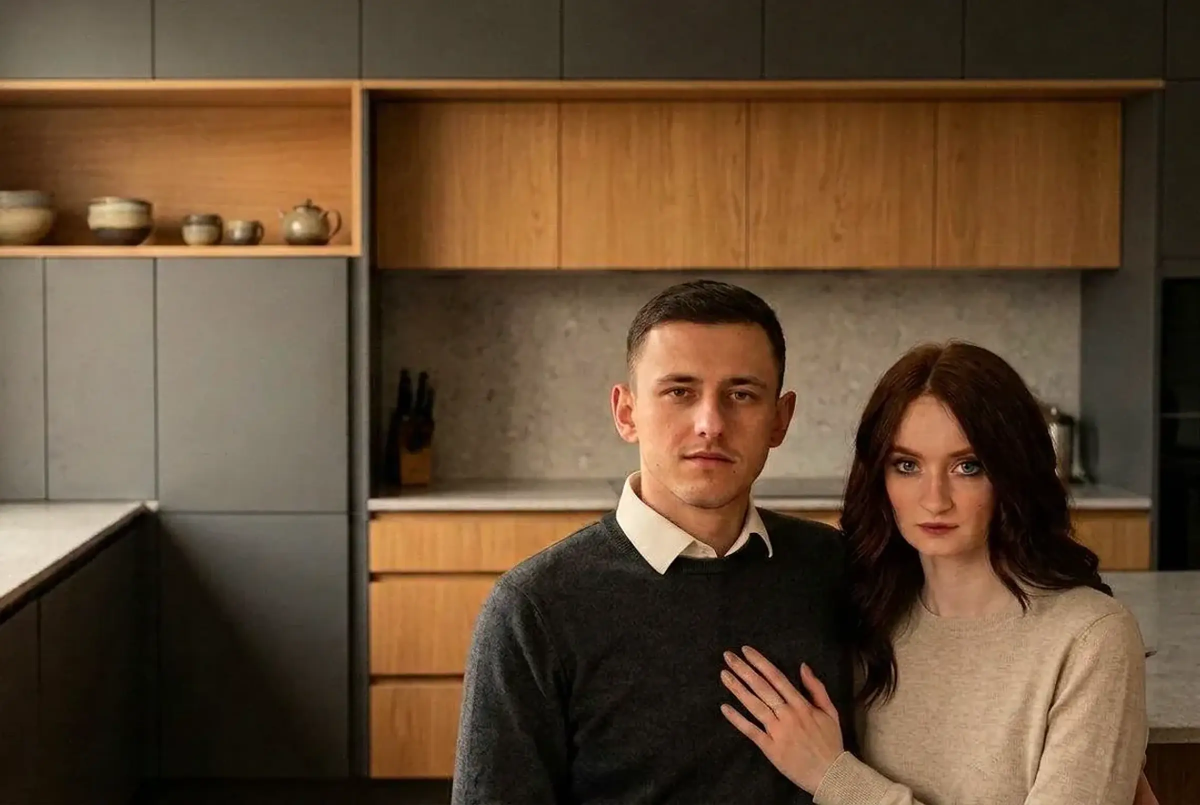
#> input picture tools/src/team/hero-rob-kate-wide@2x.webp, 2400 x 1610 px (shown at 1/2 size)
$ python check.py
#> lines starting #> are read from the running program, lines starting #| are printed output that depends on the picture
### tools/make_pack.py
#!/usr/bin/env python3
# -*- coding: utf-8 -*-
"""
ГЕНЕРАТОР ПАКЕТА ОФОРМЛЕНИЯ СООБЩЕСТВА ВК
=========================================
Собирает все картинки для оформления сообщества «РЕцепт» (Тверь):
обложку, живую обложку, аватар, плитки меню, карточки услуг, сторис,
шаблоны постов, обложку видео и обложки альбомов.

Запуск:
    python3 tools/make_pack.py
    python3 tools/check.py     # проверить, что текст нигде не обрежется

Всё пересобирается из одного места: поправили текст в блоке ТЕКСТЫ,
положили другое фото в tools/src — и запустили заново.

Зависимости: Pillow (pip install Pillow)
"""

import os
import shutil
from PIL import Image, ImageChops, ImageDraw, ImageEnhance, ImageFilter, ImageFont

# ==================================================================
# ПУТИ
# ==================================================================

ROOT = os.path.dirname(os.path.dirname(os.path.abspath(__file__)))
SRC = os.path.join(ROOT, 'tools', 'src')
FONTS = os.path.join(ROOT, 'tools', 'fonts')
OUT = os.path.join(ROOT, 'vk')

# ==================================================================
# ПАЛИТРА
# Основа — глубокая синь почти в чёрное, тёплый свет и один металл.
# Роскошь здесь держится не на золоте, а на глубине теней: чем темнее
# поле, тем дороже выглядит лежащая на нём тонкая светлая линия.
# ==================================================================

INK = (26, 23, 20)           # тёплый графит — глубже и дороже серо-синего
SOOT = (18, 16, 14)
ABYSS = (12, 10, 9)
CREAM = (247, 243, 236)
BONE = (237, 231, 221)
SAND = (222, 214, 201)
LINE = (207, 198, 182)
STONE = (138, 129, 119)
CLAY = (181, 169, 149)

# Металл: шампанское и светлая бронза. Не жёлтое золото и не холодное
# серебро, а нечто между — так металл выглядит на дорогой фурнитуре.
METAL_DEEP = (146, 132, 110)
METAL_LINE = (217, 206, 184)     # светлая кромка рамок
METAL_SOFT = (168, 156, 136)
METAL_LIGHT = (240, 233, 219)    # почти белое шампанское
METAL_ON_DARK = (198, 186, 164)

# акцент бренда — приглушённая терракота. Один, но везде: ромб в
# разделителе, цифры, штрих перед надзаголовком, метка знака.
ACCENT = (176, 96, 60)
ACCENT_LIGHT = (214, 141, 100)

CREAM_DIM = (205, 199, 190)
CREAM_SOFT = (166, 160, 152)

# ==================================================================
# ШРИФТЫ
# Кириллица и знаки пунктуации лежат в разных поднаборах (так
# устроены веб-шрифты), поэтому каждую литеру рисуем своим файлом.
# ==================================================================

FONT_FILES = {
    # плотный классический: Didone с настоящим весом, а не тонкая антиква
    'display-light': ('playfair-600-cyr.ttf', 'playfair-600-lat.ttf'),
    'display': ('playfair-700-cyr.ttf', 'playfair-700-lat.ttf'),
    'display-italic': ('playfair-600-italic-cyr.ttf', 'playfair-600-italic-lat.ttf'),
    'classic-500': ('playfair-500-cyr.ttf', 'playfair-500-lat.ttf'),
    'prata': ('prata-400-cyr.ttf', 'prata-400-lat.ttf'),
    # тонкий рукописный — контраст к плотной классике
    'script': ('caveat-400-cyr.ttf', 'caveat-400-lat.ttf'),
    'script-fine': ('pattaya-400-cyr.ttf', 'pattaya-400-lat.ttf'),
    # текстовой набор остаётся прежним
    'sans': ('golos-400-cyr.ttf', 'golos-400-lat.ttf'),
    'sans-medium': ('golos-500-cyr.ttf', 'golos-500-lat.ttf'),
    'sans-bold': ('golos-600-cyr.ttf', 'golos-600-lat.ttf'),
}

_font_cache = {}


# [70 lines left out: functions _pair, _pick, text_width, draw_text, wrap, draw_paragraph, not called in this run]


# ==================================================================
# ФОТО И ЦВЕТОКОРРЕКЦИЯ
# ==================================================================

def photo(name, size, bright=1.0, focus=(0.5, 0.5)):
    """Открывает фото из tools/src, кадрирует под размер без искажений."""
    path = os.path.join(SRC, name)
    img = Image.open(path).convert('RGB')

    target_w, target_h = size
    ratio = target_w / target_h
    src_ratio = img.width / img.height

    if src_ratio > ratio:
        new_h = img.height
        new_w = int(new_h * ratio)
    else:
        new_w = img.width
        new_h = int(new_w / ratio)
        if new_h > img.height:
            new_h = img.height
            new_w = int(new_h * ratio)

    left = max(0, min(img.width - new_w, int((img.width - new_w) * focus[0])))
    top = max(0, min(img.height - new_h, int((img.height - new_h) * focus[1])))
    img = img.crop((left, top, left + new_w, top + new_h))
    img = img.resize(size, Image.LANCZOS)

    if bright != 1.0:
        img = ImageEnhance.Brightness(img).enhance(bright)
    return img


def grade(img, contrast=1.14, color=1.08, shadow=(186, 200, 232), highlight=(22, 14, 5)):
    """
    Плёночная цветокоррекция. Контраст и насыщенность — чтобы картинка
    перестала быть плоской, сплит-тонирование — чтобы тени ушли в холодную
    синь, а света остались тёплыми. Именно этот приём отличает дорогую
    картинку от «просто затемнённого фото».
    """
    img = ImageEnhance.Contrast(img).enhance(contrast)
    img = ImageEnhance.Color(img).enhance(color)
    img = ImageChops.multiply(img, Image.new('RGB', img.size, shadow))
    img = ImageChops.screen(img, Image.new('RGB', img.size, highlight))
    return img


def warm_glow(img, cx=0.72, cy=0.16, radius=1.0, color=(255, 206, 140), strength=0.42,
              falloff=1.0):
    """Тёплое световое пятно. Плоская заливка — самый дешёвый фон, какой
    бывает: в природе и в печати ровного света не существует."""
    w, h = img.size
    big = Image.radial_gradient('L').resize((w * 2, h * 2), Image.LANCZOS)
    big = Image.eval(big, lambda v: 255 - v)
    left = int(w - cx * w)
    top = int(h - cy * h)
    mask = big.crop((left, top, left + w, top + h))
    if falloff != 1.0:
        # сжимаем градиент: свет остаётся пятном, а не заливает весь холст
        mask = mask.point(lambda v: int(255 * (v / 255) ** falloff))
    mask = Image.eval(mask, lambda v: int(v * strength * radius))
    glow = Image.new('RGB', (w, h), color)
    return Image.composite(ImageChops.screen(img, glow), img, mask)


def vignette(img, strength=0.5):
    """Затемнение по краям: взгляд уходит в центр, как на снимке
    с хорошим объективом."""
    w, h = img.size
    mask = Image.new('L', (w, h), 0)
    d = ImageDraw.Draw(mask)
    steps = 120
    for i in range(steps):
        t = i / steps
        inset_x = int(w * 0.5 * (1 - t))
        inset_y = int(h * 0.5 * (1 - t))
        value = int(255 * (1 - strength * (1 - t) ** 1.6))
        # заливаем: каждый следующий прямоугольник меньше и светлее,
        # поэтому центр остаётся чистым, а края уходят в тень
        d.rectangle([inset_x, inset_y, w - inset_x, h - inset_y], fill=value)
    mask = mask.filter(ImageFilter.GaussianBlur(int(min(w, h) * 0.045)))
    return Image.composite(img, Image.new('RGB', (w, h), ABYSS), mask)


# [12 lines left out: function fade_mask, not called in this run]


def vertical_fade(size, start=0.42, end=1.0, power=1.5):
    """То же по вертикали: низ уходит в глубокую синь под подписи."""
    w, h = size
    y0, y1 = int(h * start), int(h * end)
    data = [int(255 * min(1, max(0, (y - y0) / max(1, y1 - y0))) ** power) for y in range(h)]
    m = Image.new('L', (1, h))
    m.putdata(data)
    return m.resize((w, h))


# [17 lines left out: functions grain, ink_field, not called in this run]


# ==================================================================
# УКРАШЕНИЯ
# Металл работает только тонкими линиями. Заливок, градиентов
# и «золотых» кнопок здесь нет — от них дизайн дешевеет первым делом.
# ==================================================================

def _mute(color, k):
    """Растворяет цвет в темноте: золото в полную силу по краю холста
    читается как дешёвая рамка, приглушённое — как тиснение."""
    base = (8, 14, 24)
    return tuple(int(base[i] + (color[i] - base[i]) * k) for i in range(3))


# [24 lines left out: functions inner_frame, corner_marks, not called in this run]


def gradient_fill(size, box, top, bottom):
    """Вертикальный градиент внутри прямоугольника. Ровная заливка —
    главный источник «двухмерности»; градиент даёт ощущение света."""
    x0, y0, x1, y1 = box
    ph = y1 - y0 + 1
    strip = Image.new('RGB', (1, ph))
    strip.putdata([
        tuple(int(top[i] + (bottom[i] - top[i]) * y / max(1, ph - 1)) for i in range(3))
        for y in range(ph)
    ])
    return strip.resize((x1 - x0 + 1, ph), Image.LANCZOS)


def card(img, box, top=(38, 34, 29), bottom=(19, 17, 15), shadow=True,
         light=None, inner=True):
    """Панель с объёмом: мягкая тень, вертикальный градиент, фаска по
    кромке и внутренняя волосяная рамка. Плоский прямоугольник с
    однотонной заливкой — это ровно то, что читается как дёшево."""
    light = light or METAL_LINE
    x0, y0, x1, y1 = box
    if shadow:
        sh = Image.new('L', img.size, 0)
        ImageDraw.Draw(sh).rectangle([x0 - 6, y0 + 2, x1 + 6, y1 + 20], fill=150)
        sh = sh.filter(ImageFilter.GaussianBlur(30))
        img = Image.composite(Image.new('RGB', img.size, (0, 0, 0)), img, sh)
    img.paste(gradient_fill(img.size, box, top, bottom), (x0, y0))
    d = ImageDraw.Draw(img)
    # фаска: свет сверху и слева, тень снизу и справа
    d.line([(x0, y1), (x0, y0), (x1, y0)], fill=_mute(light, 0.80), width=2)
    d.line([(x1, y0), (x1, y1), (x0, y1)], fill=(0, 0, 0), width=2)
    if inner:
        d.rectangle([x0 + 9, y0 + 9, x1 - 9, y1 - 9],
                    outline=_mute(light, 0.26), width=1)
    return img


# [25 lines left out: functions cell_frame, ornament_rule, double_rule, not called in this run]


def rule(draw, x0, x1, y, fill, thickness=1):
    draw.rectangle([x0, y, x1, y + thickness], fill=fill)


# [28 lines left out: functions draw_mark, watermark, not called in this run]


# ==================================================================
# СЛУЖЕБНОЕ
# ==================================================================

def ensure(path):
    os.makedirs(path, exist_ok=True)
    return path


# [8 lines left out: function save, not called in this run]


BRAND = 'РЕцепт'
CITY = 'Тверь'
PHONE = '+7 (910) 537-89-91'


# ==================================================================
# 01 · ГЛАВНАЯ ОБЛОЖКА 1920×768
# Композиция: слева чистое глубокое поле под текст, справа photograph
# вплавляется в него светом. Безопасная зона 1120×430 соблюдена: весь
# смысл лежит в центральных 920 px по горизонтали.
# ==================================================================

def ink_curtain(w, h, top=0.44, mid=0.74, bottom=0.94):
    """Плотная завеса поверх фотографии — в точности как на первом экране
    сайта: снизу почти непрозрачно (там лежит заголовок), сверху ровно
    столько, чтобы не потерялась шапка ВК."""
    data = []
    for y in range(h):
        t = y / max(1, h - 1)
        if t < 0.5:
            a = top + (mid - top) * (t / 0.5)
        else:
            a = mid + (bottom - mid) * ((t - 0.5) / 0.5)
        data.append(int(255 * a))
    m = Image.new('L', (1, h))
    m.putdata(data)
    return m.resize((w, h))


COVER_FACTS = [
    ('Кухни', 'под ключ'),
    ('Гарантия', '24 месяца'),
    ('Всегда', 'на связи'),
    ('Любые', 'материалы'),
    ('Любые', 'размеры'),
]


def make_cover():
    print('01 · Главная обложка')
    w, h = 1920, 768
    x_text = 405

    # фотография остаётся видимой: завеса заметно слабее прежней
    snap = photo('team/hero-rob-kate-wide@2x.webp', (w, h), focus=(0.5, 0.42))
    snap = grade(snap, contrast=1.15, color=1.06)
    snap = warm_glow(snap, cx=0.74, cy=0.2, color=(255, 224, 178), strength=0.30, falloff=2.3)
    snap = vignette(snap, strength=0.36)
    base = Image.composite(Image.new('RGB', (w, h), INK), snap,
                           ink_curtain(w, h, top=0.30, mid=0.60, bottom=0.86))
    topm = ImageChops.invert(vertical_fade((w, h), start=0.0, end=200 / h, power=1.0))
    base = Image.composite(Image.new('RGB', (w, h), INK), base,
                           topm.point(lambda v: int(v * 0.85)))

    # панель с текстом — с тенью, градиентом и фаской
    base = card(base, (372, 148, 1036, 452), top=(34, 29, 25), bottom=(14, 12, 11))
    d = ImageDraw.Draw(base)

    rule(d, x_text, x_text + 58, 190, ACCENT, 2)
    draw_text(d, (x_text + 78, 197), 'МЕБЕЛЬНОЕ АТЕЛЬЕ · ТВЕРЬ', 'sans-medium', 24,
              METAL_ON_DARK, tracking=7)
    draw_text(d, (x_text, 298), BRAND, 'display', 110, CREAM, tracking=1)
    draw_text(d, (x_text, 380), 'кухни на заказ', 'script', 58, METAL_LIGHT, tracking=1)
    draw_text(d, (x_text, 432), PHONE, 'sans-medium', 26, ACCENT_LIGHT, tracking=1.5)

    # пять фактов — пять отдельных панелей, у каждой своя тень и фаска
    gap = 14
    cw = (1515 - 405 - gap * 4) // 5
    top_c, bot_c = 468, 566
    for i, (a, b) in enumerate(COVER_FACTS):
        x0 = 405 + i * (cw + gap)
        base = card(base, (x0, top_c, x0 + cw, bot_c),
                    top=(32, 27, 23), bottom=(13, 11, 10), light=METAL_SOFT,
                    inner=False)
        dd = ImageDraw.Draw(base)
        cxm = x0 + cw / 2
        draw_text(dd, (cxm, top_c + 42), a, 'sans-medium', 21, METAL_LIGHT,
                  tracking=1.4, anchor='ma')
        draw_text(dd, (cxm, top_c + 74), b, 'sans', 21, CREAM, tracking=0.6, anchor='ma')

    base = grain(base, sigma=6, opacity=0.04)

    save(base, os.path.join(OUT, '01-oblozhka', 'oblozhka-1920x768.jpg'))

    # контрольный макет: красным — то, что ВК обрежет
    check = base.copy()
    dd = ImageDraw.Draw(check, 'RGBA')
    dd.rectangle([0, 0, w, 130], fill=(255, 80, 80, 55))
    dd.rectangle([0, 568, w, h], fill=(255, 80, 80, 55))
    dd.rectangle([0, 0, 460, h], fill=(255, 80, 80, 38))
    dd.rectangle([1460, 0, w, h], fill=(255, 80, 80, 38))
    dd.rectangle([460, 130, 1460, 568], outline=(211, 189, 149, 170), width=2)
    save(check, os.path.join(OUT, '01-oblozhka', '_proverka-bezopasnoi-zony.jpg'))

# ==================================================================
# 02 · ЖИВАЯ ОБЛОЖКА 1080×1920 (до 5 слайдов)
# ==================================================================

SLIDES = [
    ('kitchens/kitchen-02@2x.webp', ['Кухни, в которых', 'удобно готовить'],
     'Роберт и Екатерина ведут проект лично — от первого замера до сборки', (0.5, 0.42)),
    ('kitchens/kitchen-03@2x.webp', ['Проект —', 'бесплатно'],
     'Планировка, визуализация и схемы электрики. Бесплатно и без обязательств', (0.5, 0.5)),
    ('kitchens/kitchen-07@2x.webp', ['Свою кухню вы', 'увидите до оплаты'],
     'Правим проект столько, сколько нужно, чтобы вам действительно нравилось', (0.5, 0.44)),
    ('kitchens/kitchen-09@2x.webp', ['Гарантия', '24 месяца'],
     'И телефон, который продолжает работать после сборки', (0.5, 0.5)),
    ('team/hero-rob-kate-portrait@2x.webp', ['Приедем', 'на замер'],
     'Тверь и область. Замер бесплатный, дальше решаете вы', (0.5, 0.4)),
]


# [98 lines left out: functions make_live_cover, make_avatar, not called in this run]


# ==================================================================
# 04 · ПЛИТКИ МЕНЮ 752×512 (минимум ВК — 376×256)
# ==================================================================

MENU = [
    ('kitchens/kitchen-07@2x.webp', 'Кухни'),
    ('rooms/wardrobe@2x.webp', 'Гардеробные'),
    ('rooms/closet@2x.webp', 'Шкафы'),
    ('rooms/bathroom@2x.webp', 'Мебель в ванную'),
    ('rooms/hall@2x.webp', 'Прихожие'),
    ('kitchens/kitchen-04@2x.webp', 'Наши работы'),
    ('team/robert-measure@2x.webp', 'Отзывы'),
]


# [36 lines left out: functions make_menu, slug, not called in this run]


# ==================================================================
# 05 · КАРТОЧКИ УСЛУГ 1000×1000
# Светлая карточка: двойная рамка, фотография как вклеенная пластина,
# водяной знак в подложке.
# ==================================================================

SERVICES = [
    ('kitchens/kitchen-05@2x.webp', 'Кухни на заказ',
     'От компактной кухни в хрущёвке до кухни-гостиной с островом',
     'Проект — бесплатно'),
    ('rooms/wardrobe@2x.webp', 'Гардеробные',
     'Система хранения по вашим вещам: штанги, полки, обувь, чемоданы',
     'Любые размеры'),
    ('rooms/closet@2x.webp', 'Шкафы',
     'Распашные и купе, в нишу или отдельно, строго до потолка',
     'Без пыльной щели'),
    ('rooms/bathroom@2x.webp', 'Мебель для ванной',
     'Тумбы, пеналы и зеркальные шкафы во влагостойком исполнении',
     'Подрез под трубы'),
    ('rooms/hall@2x.webp', 'Прихожие и детские',
     'Корпусная мебель для остальных комнат в одной стилистике с кухней',
     'В тон кухне'),
    ('team/katya-plan@2x.webp', 'Проект и схемы электрики',
     'Планировка, визуализация и схема выводов для вашего электрика',
     'Бесплатно'),
]


# [303 lines left out: functions make_services, make_stories, make_posts, add_margins, make_video_cover, not called in this run]


# ==================================================================
# 09 · ОБЛОЖКИ АЛЬБОМОВ 1200×800
# ==================================================================

ALBUMS = [
    ('kitchens/kitchen-06@2x.webp', 'Кухни', '19 проектов'),
    ('rooms/wardrobe@2x.webp', 'Гардеробные и шкафы', 'системы хранения'),
    ('textures/brass.jpg', 'Детали и материалы', 'макро'),
]


# [24 lines left out: function make_albums, not called in this run]


# ==================================================================

def main():
    # старые файлы удаляем: имена слагов менялись, дубли не нужны
    shutil.rmtree(OUT, ignore_errors=True)

    print(f'Собираю пакет оформления для «{BRAND}» ({CITY})\n')
    for fn in (make_cover, make_live_cover, make_avatar, make_menu, make_services,
               make_stories, make_posts, make_video_cover, make_albums):
        fn()
        print()
#> this loop made 1 pass
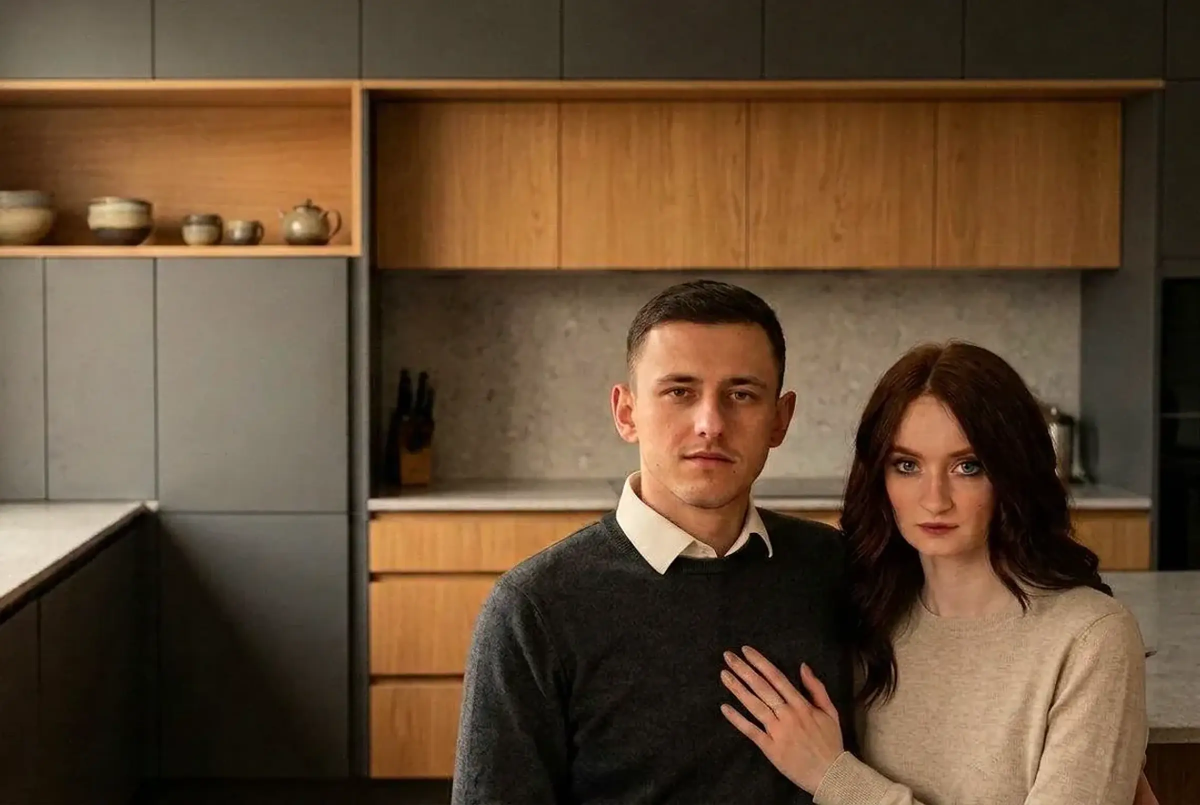
#> input picture tools/src/team/hero-rob-kate-wide@2x.webp, 2400 x 1610 px (shown at 1/2 size)
#> pass 1, in photo, `img = img.crop((left, top, left + new_w, top + new_h))`:
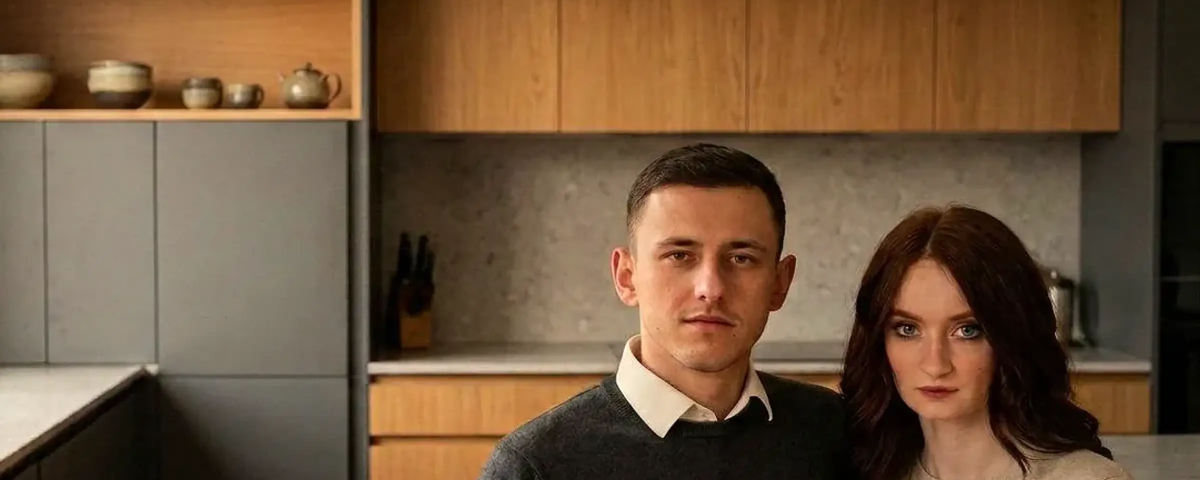
#> img: PIL image 2400x960 RGB (shown at 1/2 size); mean R, G, B 113, 86.3, 61
#> pass 1, in grade, `img = ImageEnhance.Color(img).enhance(color)`:
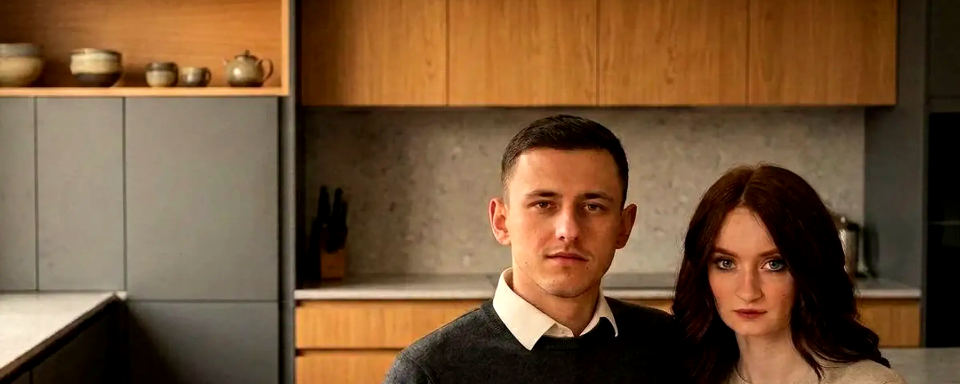
#> img: PIL image 1920x768 RGB (shown at 1/2 size); mean R, G, B 116.9, 84.9, 55
    print('Готово: папка vk/')


# [2 lines that do not run on import are left out]

### tools/check.py
#!/usr/bin/env python3
# -*- coding: utf-8 -*-
"""
ПРОВЕРКА МАКЕТОВ
================
Прогоняет генератор и следит за каждой нарисованной строкой:
не вылезла ли она за холст, не попала ли в зону, которую ВК обрежет.

    python3 tools/check.py
"""

import os
import sys

sys.path.insert(0, os.path.dirname(os.path.abspath(__file__)))

import make_pack as M  # noqa: E402
from PIL import ImageDraw  # noqa: E402

# Зоны, которые ВК обрезает. Ключ — размер холста.
# Обложка 1920×768: верх ~130 px срезается на десктопе, низ ~200 px на
# телефоне, по бокам не видны полосы шире центральных 1120 px.
SAFE = {
    (1920, 768): (400, 140, 1520, 568),
}

problems = []
state = {'img': None, 'name': ''}

_cmaps = {}


def _cmap(path):
    if path not in _cmaps:
        from fontTools.ttLib import TTFont
#> (the run stopped early here; a loop or call above may not have finished)
